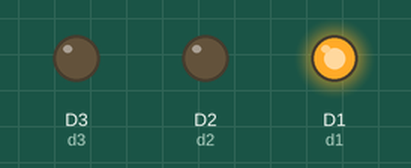
Bench run of a sketch on a simulated ESP8266 (NodeMCU). On the bench: output pins drawn as LEDs (lit = HIGH).

Above: at 0.5 s.
At 1.5 s:
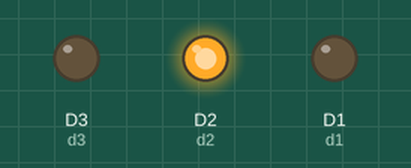
At 2.5 s:
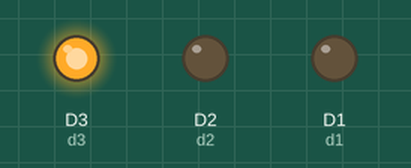
At 3.5 s:
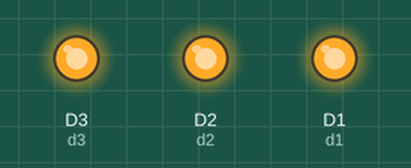
Timing chart, 0 to 5.2 s (numbered marks = the images above):
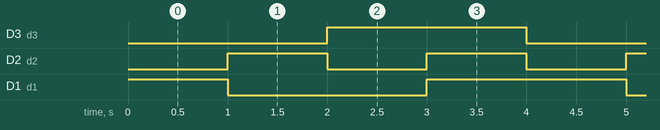

The sketch:

RGBLed.ino
```cpp
int d1=D1;
int d2=D2;
int d3=D3;
void setup()
{
 pinMode(d1, OUTPUT);
 pinMode(d2, OUTPUT);
 pinMode(d3, OUTPUT);
}

void loop()
{
  digitalWrite(d1,255);  //Red
  digitalWrite(d2,0);   //Green
  digitalWrite(d3,0);   //Blue
  delay(1000);
  digitalWrite(d1,0);
  digitalWrite(d2,255);
  digitalWrite(d3,0);
  delay(1000);
  digitalWrite(d1,0);
  digitalWrite(d2,0);
  digitalWrite(d3,255);
  delay(1000);
  digitalWrite(d1,255);
  digitalWrite(d2,255);
  digitalWrite(d3,255);
  delay(1000);
}
```

Measured:
- by itself, D3 (d3): alternates HIGH for 2.0 s and LOW for 2.0 s
- by itself, D2 (d2): alternates HIGH for 1.0 s and LOW for 1.0 s
- by itself, D1 (d1): repeats every 4.0 s: LOW 2.0 s, HIGH 2.0 s
